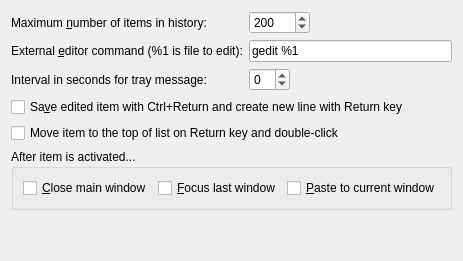
       <widget class="QWidget" name="tabGeneral">
        <attribute name="title">
         <string>&amp;History</string>
        </attribute>
        <layout class="QGridLayout" name="gridLayout_3">
         <item row="1" column="0">
          <widget class="QCheckBox" name="checkBoxEditCtrlReturn">
           <property name="toolTip">
            <string>Leave unchecked for Return key to save edited item and Ctrl+Return create new line.

Note: Edited items can be saved with Ctrl+S or F2 disregarding this option.</string>
           </property>
           <property name="text">
            <string>Sa&amp;ve edited item with Ctrl+Return and create new line with Return key</string>
           </property>
          </widget>
         </item>
         <item row="2" column="0">
          <widget class="QCheckBox" name="checkBoxMove">
           <property name="text">
            <string>Move item to the top of list on Return key and double-click</string>
           </property>
          </widget>
         </item>
         <item row="4" column="0">
          <spacer name="verticalSpacer_6">
           <property name="orientation">
            <enum>Qt::Vertical</enum>
           </property>
           <property name="sizeHint" stdset="0">
            <size>
             <width>20</width>
             <height>40</height>
            </size>
           </property>
          </spacer>
         </item>
         <item row="3" column="0">
          <widget class="QGroupBox" name="groupBox_3">
           <property name="title">
            <string>After item is activated...</string>
           </property>
           <layout class="QHBoxLayout" name="horizontalLayout_11">
            <item>
             <widget class="QCheckBox" name="checkBoxActivateCloses">
              <property name="toolTip">
               <string>Close main window after item is activated.</string>
              </property>
              <property name="text">
               <string>&amp;Close main window</string>
              </property>
             </widget>
            </item>
            <item>
             <widget class="QCheckBox" name="checkBoxActivateFocuses">
              <property name="toolTip">
               <string>Focus last window after item is activated.</string>
              </property>
              <property name="text">
               <string>&amp;Focus last window</string>
              </property>
             </widget>
            </item>
            <item>
             <widget class="QCheckBox" name="checkBoxActivatePastes">
              <property name="toolTip">
               <string>Paste to current window after item is activated.</string>
              </property>
              <property name="text">
               <string>&amp;Paste to current window</string>
              </property>
             </widget>
            </item>
           </layout>
          </widget>
         </item>
         <item row="0" column="0">
          <layout class="QFormLayout" name="formLayout_2">
           <property name="fieldGrowthPolicy">
            <enum>QFormLayout::AllNonFixedFieldsGrow</enum>
           </property>
           <item row="0" column="0">
            <widget class="QLabel" name="label_4">
             <property name="text">
              <string>Maximum &amp;number of items in history:</string>
             </property>
             <property name="buddy">
              <cstring>spinBoxItems</cstring>
             </property>
            </widget>
           </item>
           <item row="0" column="1">
            <layout class="QHBoxLayout" name="horizontalLayout_7">
             <item>
              <widget class="QSpinBox" name="spinBoxItems">
               <property name="toolTip">
                <string>Maximum number of items in each tab</string>
               </property>
               <property name="maximum">
                <number>10000</number>
               </property>
               <property name="value">
                <number>200</number>
               </property>
              </widget>
             </item>
             <item>
              <spacer name="horizontalSpacer_4">
               <property name="orientation">
                <enum>Qt::Horizontal</enum>
               </property>
               <property name="sizeHint" stdset="0">
                <size>
                 <width>40</width>
                 <height>20</height>
                </size>
               </property>
              </spacer>
             </item>
            </layout>
           </item>
           <item row="1" column="0">
            <widget class="QLabel" name="label_6">
             <property name="text">
              <string>External &amp;editor command (%1 is file to edit):</string>
             </property>
             <property name="buddy">
              <cstring>lineEditEditor</cstring>
             </property>
            </widget>
           </item>
           <item row="1" column="1">
            <widget class="QLineEdit" name="lineEditEditor">
             <property name="toolTip">
              <string>External editor command (%1 is file to edit).
  Examples:
    gedit %1
    notepad %1
    gvim -f %1
    xterm -e vim %1</string>
             </property>
             <property name="text">
              <string>gedit %1</string>
             </property>
            </widget>
           </item>
           <item row="2" column="0">
            <widget class="QLabel" name="label_25">
             <property name="text">
              <string>Interval in seconds for tray message:</string>
             </property>
            </widget>
           </item>
           <item row="2" column="1">
            <layout class="QHBoxLayout" name="horizontalLayout_9">
             <item>
              <widget class="QSpinBox" name="spinBoxItemPopupInterval">
               <property name="toolTip">
                <string>Interval in seconds for tray message which is shown after an item is copied to clipboard (only if main window is closed).

Set to 0 to disable this.</string>
               </property>
               <property name="minimum">
                <number>-1</number>
               </property>
               <property name="maximum">
                <number>60</number>
               </property>
              </widget>
             </item>
             <item>
              <spacer name="horizontalSpacer_2">
               <property name="orientation">
                <enum>Qt::Horizontal</enum>
               </property>
               <property name="sizeHint" stdset="0">
                <size>
                 <width>40</width>
                 <height>20</height>
                </size>
               </property>
              </spacer>
             </item>
            </layout>
           </item>
          </layout>
         </item>
        </layout>
       </widget>
